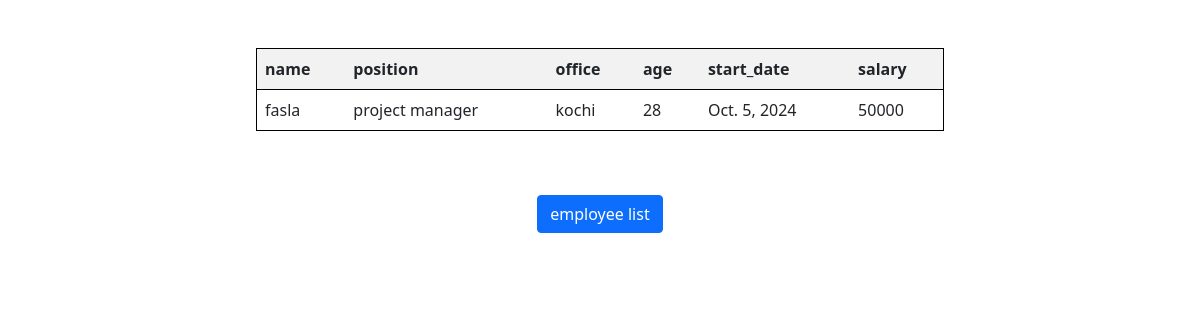
The app's page /employee/18/ with its own data.
### myapp/models.py (models this page shows)
class Employee(models.Model):
    name=models.CharField(max_length=200)
    position=models.CharField(max_length=200)
    office=models.CharField(max_length=200)
    age=models.IntegerField()
    start_date=models.DateField()
    salary=models.IntegerField()

### myapp/views.py (the view)
# urls.py: path('employee/<int:pk>/',views.EmployeeDetailView.as_view(),name="employee-details"),
class EmployeeDetailView(View):
    def get(self,request,*args,**kwargs):
        id=kwargs.get("pk")
        qs=Employee.objects.get(id=id)
        return render(request,"employee_details.html",{"employee":qs})

### myapp/templates/employee_details.html (shortened to what this page needs)
<!DOCTYPE html>
<html lang="en">
<head>
    <link href="https://cdn.jsdelivr.net/npm/bootstrap@5.0.2/dist/css/bootstrap.min.css" rel="stylesheet">
</head>
<body>
    <div class="container p-5">
        <div class="row">
            <div class="col-2"></div>
            <div class="col-8">
                <table class="table table-striped ">
                    <tr style="border: 1px solid black;">
                            <th>name</th>
                            <th>position</th>
                            <th>office</th>
                            <th>age</th>
                            <th>start_date</th>
                            <th>salary</th>
                    </tr>
                    <tr style="border: 1px solid black;">
                        <td>{{employee.name}}</td>
                        <td>{{employee.position}}</td>
                        <td>{{employee.office}}</td>
                        <td>{{employee.age}}</td>
                        <td>{{employee.start_date}}</td>
                        <td>{{employee.salary}}</td>
                    </tr>
                </table>
            </div>
            <div class="col-2">
            </div>
        </div>
    </div>
    <div class="d-flex justify-content-center align-items-center">
    <a href="{%url 'employee_list'%}"class="btn btn-primary">employee list</a>
    </div>
</body>
</html>

### records on screen
Employee: name "fasla", position "project manager", office "kochi", age "28", start_date "Oct. 5, 2024", salary "50000"
